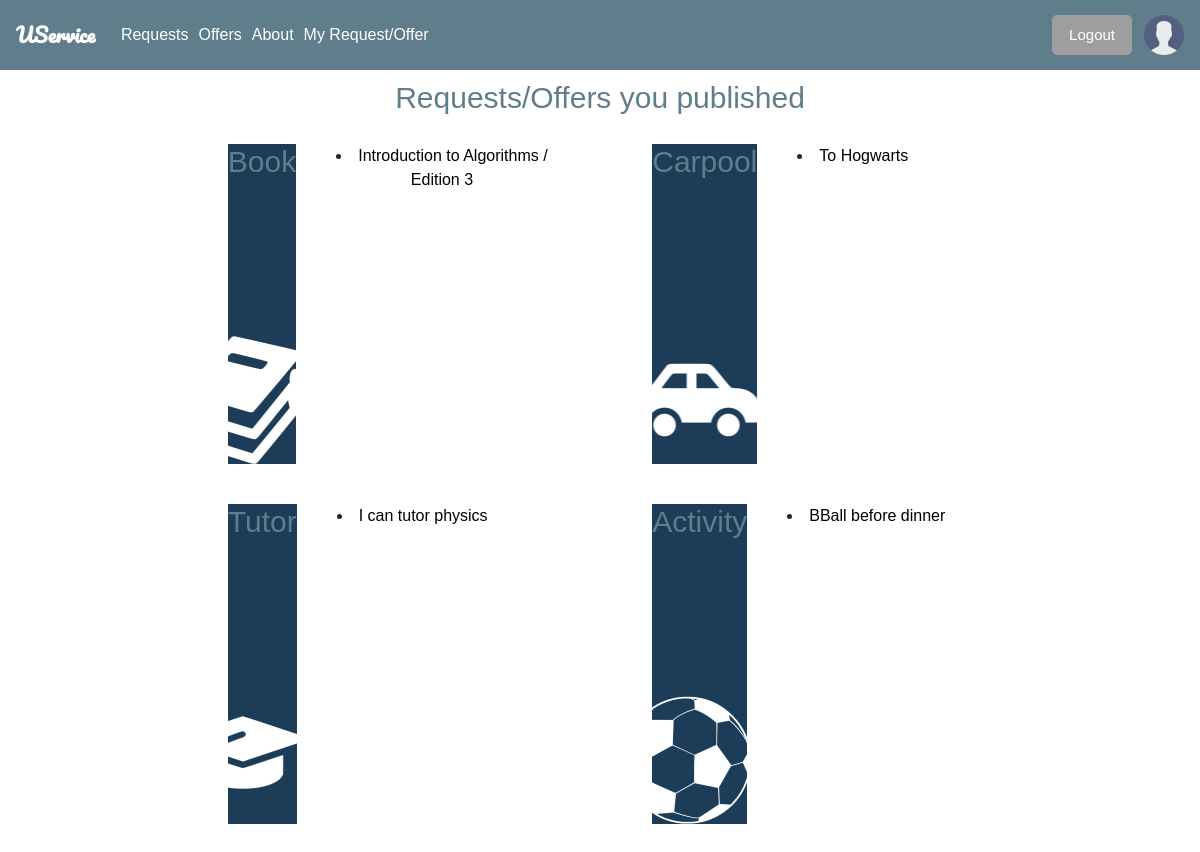
The app's page /USERVICE/mypublish/ (signed in) with its own data.
### USERVICE/models.py (models this page shows, shortened)
class Textbook_Trading(models.Model):
    title = models.CharField(max_length=200)
    author = models.CharField(max_length=200)
    description = models.TextField(max_length=1000, help_text="Enter a brief description of the book")
    creator=models.ForeignKey(User,on_delete=models.SET_NULL,null=True)
    date=models.DateField(null=True,blank=True)
    cost=models.DecimalField(max_digits=6,decimal_places=2,default=Decimal('0.00'))
    request=models.BooleanField(default=False)
    offer=models.BooleanField(default=False)
    def get_absolute_url(self):
         return reverse('textbook-Detail', args=[str(self.id)])

class Carpool(models.Model):
    title = models.CharField(max_length=200)
    creator = models.ForeignKey(User, on_delete=models.SET_NULL, null=True)
    description = models.TextField(max_length=1000, help_text="Enter a brief desciption of the service")
    destination = models.CharField(max_length=200)
    date = models.DateField(null=True, blank=True)
    cost = models.DecimalField(max_digits=6, decimal_places=2, default=Decimal('0.00'))
    request = models.BooleanField(default=False)
    offer = models.BooleanField(default=False)
    def get_absolute_url(self):
        return reverse('carpool-Detail', args=[str(self.id)])

class Tutor(models.Model):
    title = models.CharField(max_length=200, help_text="Enter a tutor service title" )
    creator = models.ForeignKey(User, on_delete=models.SET_NULL, null=True)
    description = models.TextField(max_length=1000, help_text = "Enter a brief description of the tutor")
    date = models.DateField(null=True, blank=True)
    cost = models.DecimalField(max_digits=6, decimal_places=2, help_text="Enter the of each tutor session")
    subject = models.TextField(max_length=100, help_text="Enter the subject")
    request = models.BooleanField(default=False)
    offer = models.BooleanField(default=False)
    def get_absolute_url(self):
        return reverse('tutor-Detail', args=[str(self.id)])

class Activity(models.Model):
    title = models.CharField(max_length=200, help_text="Enter a Title")
    creator = models.ForeignKey(User, on_delete=models.SET_NULL, null=True)
    description = models.TextField(max_length=1000, help_text="Enter a brief description of the book")
    date = models.DateField(null=True, blank=True)
    activity = models.CharField(max_length=200, help_text="Enter an activity")
    request = models.BooleanField(default=False)
    offer = models.BooleanField(default=False)
    def get_absolute_url(self):
        return reverse('activity-Detail', args=[str(self.id)])

### USERVICE/views.py (the view)
class mypublishListView(LoginRequiredMixin,generic.ListView):
    context_object_name = "mypublishlist"
    template_name = 'mypublish.html'
    queryset = Textbook_Trading.objects.all()
    def get_context_data(self, **kwargs):
        context = super(mypublishListView, self).get_context_data(**kwargs)
        context['books'] = Textbook_Trading.objects.filter(creator=self.request.user)
        context['carpools'] = Carpool.objects.filter(creator=self.request.user)
        context['tutors'] = Tutor.objects.filter(creator=self.request.user)
        context['activitys'] = Activity.objects.filter(creator=self.request.user)
        return context

### USERVICE/templates/mypublish.html (shortened to what this page needs)
{% extends "base_generic.html" %}
{% block extra_head %}
{% load static %}
<link rel="stylesheet" href="{% static 'css/mypublish.css' %}">
{% endblock %}
{% block content %}
<div class="container">
  <h2>Requests/Offers you published</h2>
  <div class="demo-card-square mdl-card mdl-shadow--2dp">
    <div id="book" class="mdl-card__title mdl-card--expand">
      <h2 class="mdl-card__title-text">Book</h2>
    </div>
    {% if books %}
    <ul></ul>
    {% for book in books %}
    <div class="mdl-card__supporting-text">
      <li><a href="{{ book.get_absolute_url }}" style="color:black;">{{ book.title }}</a></li>
    </div>
    {% endfor %}
    {% else %}
    <div class="mdl-card__supporting-text">
      <p>no book</p>
    </div>
    {% endif %}
  </div>
  <div class="demo-card-square mdl-card mdl-shadow--2dp">
    <div id="carpool" class="mdl-card__title mdl-card--expand">
      <h2 class="mdl-card__title-text">Carpool</h2>
    </div>
    {% if carpools %}
    <ul></ul>
    {% for carpool in carpools %}
    <div class="mdl-card__supporting-text">
      <li><a href="{{ carpool.get_absolute_url }}" style="color:black;">{{ carpool.title }}</a></li>
    </div>
    {% endfor %}
    {% else %}
    <div class="mdl-card__supporting-text">
      <p>no carpool</p>
    </div>
    {% endif %}
  </div>
  <div class="demo-card-square mdl-card mdl-shadow--2dp">
    <div id="tutor" class="mdl-card__title mdl-card--expand">
      <h2 class="mdl-card__title-text">Tutor</h2>
    </div>
    {% if tutors %}
    <ul></ul>
    {% for tutor in tutors %}
    <div class="mdl-card__supporting-text">
      <li><a href="{{ tutor.get_absolute_url }}" style="color:black;">{{ tutor.title }}</a></li>
    </div>
    {% endfor %}
    {% else %}
    <div class="mdl-card__supporting-text">
      <p>no tutor</p>
    </div>
    {% endif %}
  </div>
  <div class="demo-card-square mdl-card mdl-shadow--2dp">
    <div id="activity" class="mdl-card__title mdl-card--expand">
      <h2 class="mdl-card__title-text">Activity</h2>
    </div>
    {% if activitys %}
    <ul></ul>
    {% for activity in activitys %}
    <div class="mdl-card__supporting-text">
      <li><a href="{{ activity.get_absolute_url }}" style="color:black;">{{ activity.title }}</a></li>
    </div>
    {% endfor %}
    {% else %}
    <div class="mdl-card__supporting-text">
      <p>no activity</p>
    </div>
    {% endif %}
  </div>
{% endblock %}

### USERVICE/templates/base_generic.html (shortened to what this page needs)
<!DOCTYPE html>
<html lang="en">
<head>
    <link rel="stylesheet" href="https://maxcdn.bootstrapcdn.com/bootstrap/4.0.0-beta/css/bootstrap.min.css">
    <link rel="stylesheet" href="https://code.getmdl.io/1.3.0/material.indigo-pink.min.css">
    {% load static %}
    <link rel="stylesheet" href="{% static 'css/navbar.css' %}">
    {% block extra_head %}{% endblock %}
  </head>
  <div id='navbar' class='navbar nav-bar-expand-md navbar-dark fixed-top bg-dark'>
      <a href="{% url 'home' %}" class='navbar-brand'>UService</a>
      <ul class="navbar-nav mr-auto">
          <li class="nav-item active">
    <a href="{% url 'searchrequest' %}" class="nav-link">
                  Requests
    </a>
          </li>
  <li class="nav-item active">
    <a href="{% url 'searchoffer' %}" class="nav-link">
                  Offers
    </a>
  </li>
          <li class="nav-item active">
              <a href="{% url 'about' %}" class="nav-link">
                  About
    </a>
          </li>
  {% if user.is_authenticated %}
  <li class="nav-item active">
    <a href="{% url 'mypublish' %}" class="nav-link">
                  My Request/Offer
    </a>
  </li>
  {% endif %}
      </ul>
      <ul class="nav navbar-nav navbar-right">
        {% if user.is_authenticated %}
          <button type="button" class="btn btn-info btn-lg" id="myBtn3">
          <a href="{% url 'logout'%}?next={{request.path}}">Logout</a>
        {% else %}
          <button type="button" class="btn btn-info btn-lg" id="myBtn2">Login</button>
        {% endif %}
        </button>
      </ul>
      <ul class="nav navbar-nav navbar-right">
        {% if user.is_authenticated %}
          <li class="nav-item active">
              <a href="{% url 'profile' pk=user.pk %}" class="navbar-right"><img src="{% static 'image/blankprofile.png' %}" style="width:40px;height:40px;"></a>
          </li>
        {% endif %}
      </ul>
  </div>
  {% block js %}
      {% load static %}
  {% endblock %}
  <body>
    {% block content %}{% endblock %}
  </body>
</html>

### USERVICE/static/css/navbar.css (style rules this page uses)
* { font-family: Arial, Helvetica, sans-serif; }
.navbar-brand { font-weight: bold; }
.navbar>.navbar-brand { font-family: 'Pacifico', cursive; }
.navbar-dark .navbar-nav .active>.nav-link, .navbar-dark .navbar-nav .nav-link.active, .navbar-dark .navbar-nav .nav-link.show, .navbar-dark .navbar-nav .show>.nav-link { font-size: 16px; }
.navbar-nav>li { padding-left: 10px; }
.navbar-nav>button { font-size: 15px; margin-right: 2px; margin-left: 2px; background-color: #9E9E9E!important; border-color: #9E9E9E!important; }
.bg-dark { background-color: #607D8B!important; }
.navbar-nav { flex-direction: row; }
a, a:active, a:hover { color: white; text-decoration: none; }
.fixed-top { height: 70px; }

### USERVICE/static/css/mypublish.css (style rules this page uses)
.container { padding-top: 80px; padding-bottom: 40px; position: relative; text-align:center; }
h2 { font-size: 30px; text-align: left; color: #607D8B; text-align:center; }
.demo-card-square.mdl-card { width: 320px; height: 320px; margin-left: 50px; margin-right: 50px; margin-top: 20px; margin-bottom: 20px; display: inline-flex; }
.demo-card-square > .mdl-card__title { color: #fff; }
#book { background: url('/static/image/book.png')bottom right 15% no-repeat rgb(29, 60, 88); }
#tutor { background: url('/static/image/cap.png')bottom right 15% no-repeat rgb(29, 60, 88); }
#carpool { background: url('/static/image/car.png')bottom right 15% no-repeat rgb(29, 60, 88); }
#activity { background: url('/static/image/soccer.png')bottom right 15% no-repeat rgb(29, 60, 88); }

### records on screen
Textbook_Trading: title "Introduction to Algorithms / Edition 3"
Carpool: title "To Hogwarts"
Tutor: title "I can tutor physics"
Activity: title "BBall before dinner"
